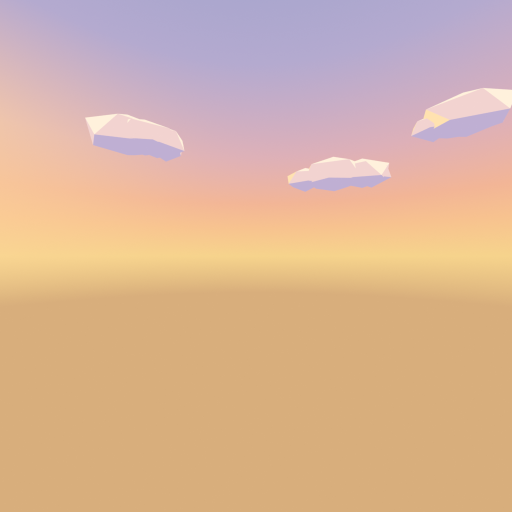
#> input picture exports/SKY/SKY_Warm_SkyboxFt.png, 1024 x 1024 px (shown at 1/2 size); its folder holds 4 pictures in this run
$ python sky_cross.py
#> lines starting #> are read from the running program, lines starting #| are printed output that depends on the picture
"""Assemble la croix de controle des raccords du ciel SKY_Warm et mesure les sauts aux bords.
Usage : uv run --with pillow python scripts/sky_cross.py
Croix :      Up
          Lf Ft Rt Bk
             Dn
"""
from pathlib import Path
from PIL import Image, ImageChops, ImageStat

ROOT = Path(__file__).resolve().parents[1]
D = ROOT / "exports" / "SKY"
N = 1024
f = {k: Image.open(D / f"SKY_Warm_Skybox{k}.png").convert("RGB") for k in
     ("Ft", "Bk", "Lf", "Rt", "Up", "Dn")}
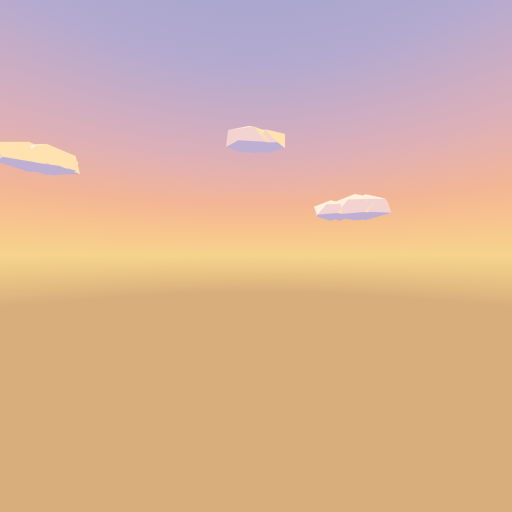
#> input picture exports/SKY/SKY_Warm_SkyboxBk.png, 1024 x 1024 px (shown at 1/2 size)
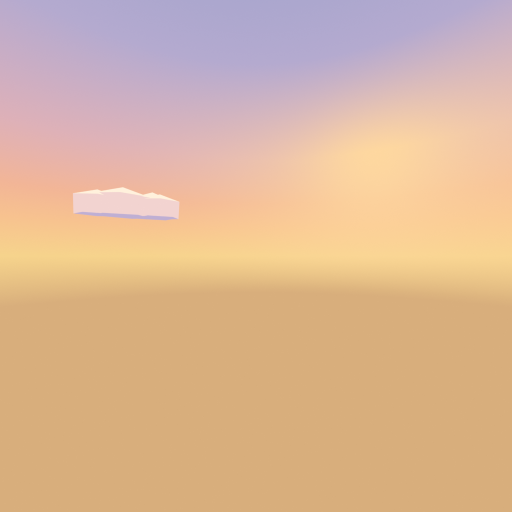
#> input picture exports/SKY/SKY_Warm_SkyboxLf.png, 1024 x 1024 px (shown at 1/2 size)
#> (the run stopped early here; a loop or call above may not have finished)
